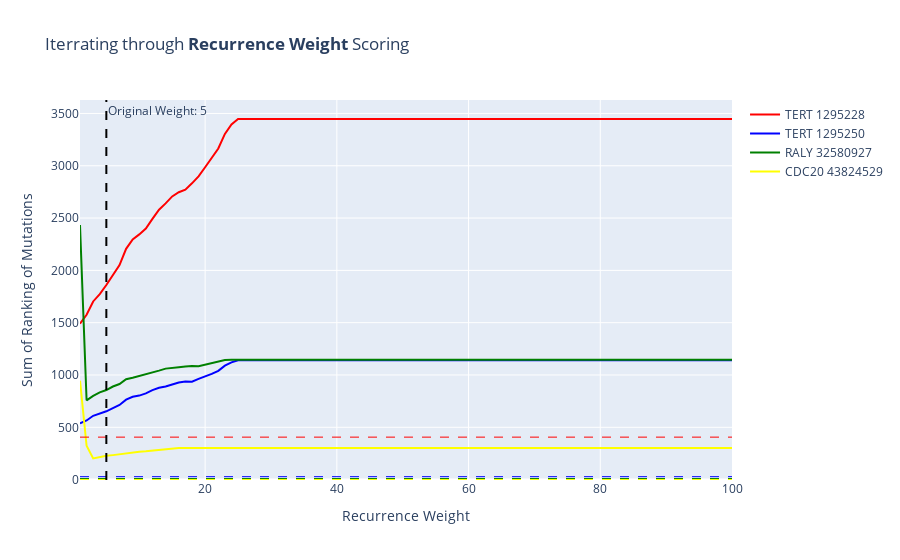
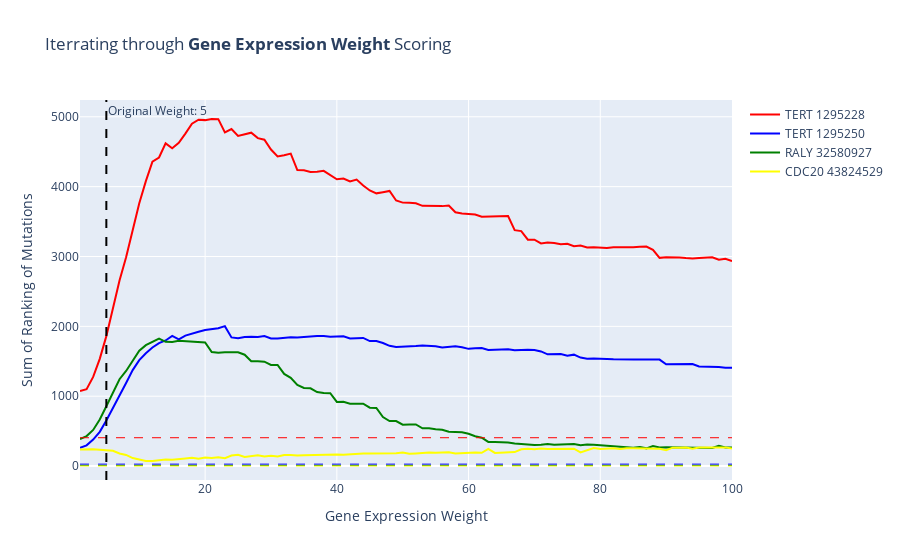
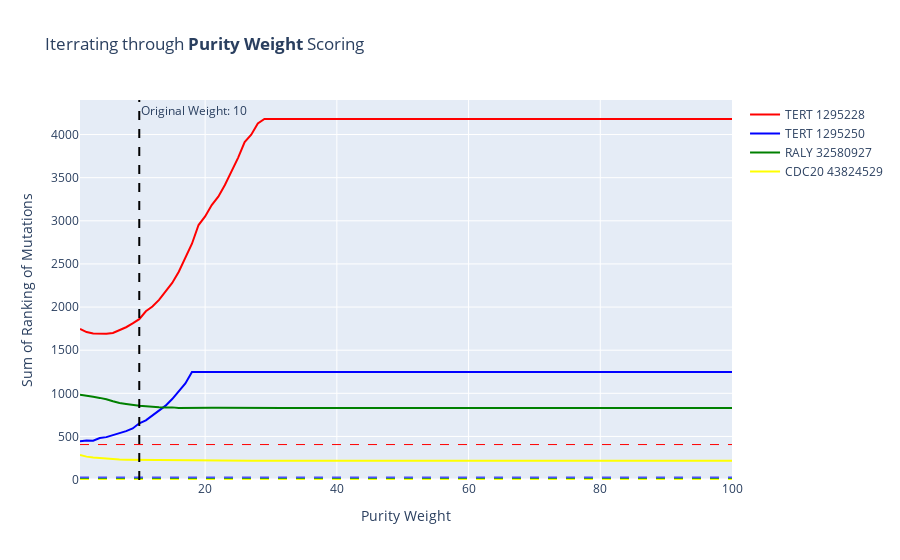
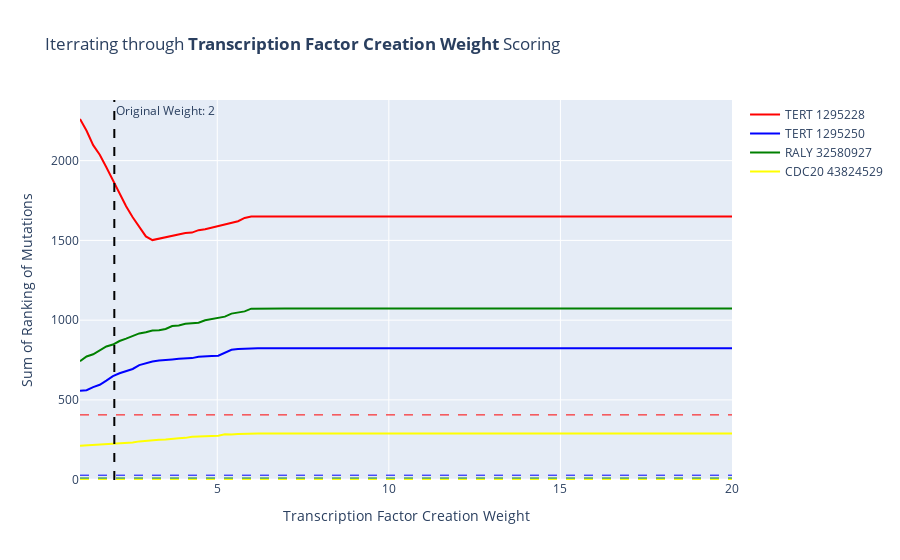

Notebook cell for these charts, in order:
### Code cell
# Iterate through the recurrence scoring.
with open("../../examples/results/configuration_file.json", "r") as f:
    scoring_weights = json.load(f)
    scoring_weights = scoring_weights["REMIND-Cancer_scoring_weights"]

# scoring_weights["genomic"]["recurrence"]["weight_maximum"] = 10000

weight_mapping = {
    "Recurrence Weight": {
        "attribute": ["genomic", "recurrence", "weight_per_recurrent_mutation"],
        "range": np.linspace(1, 100, 100),
        "original_weight": scoring_weights["genomic"]["recurrence"]["weight_per_recurrent_mutation"],
    },
    "Gene Expression Weight": {
        "attribute": ["transcriptomic", "gene_expression", "weight_per_unit_of_expression"],
        "range": np.linspace(1, 100, 100),
        "original_weight": scoring_weights["transcriptomic"]["gene_expression"]["weight_per_unit_of_expression"],
    },
    "Purity Weight": {
        "attribute": ["genomic", "purity", "purity_weight"],
        "range": np.linspace(1, 100, 100),
        "original_weight": scoring_weights["genomic"]["purity"]["purity_weight"],
    },
    "Transcription Factor Creation Weight": {
        "attribute": ["genomic", "tfbs", "creation_weight_per_tfbs"],
        "range": np.linspace(1, 20, 100),
        "original_weight": scoring_weights["genomic"]["tfbs"]["creation_weight_per_tfbs"],
    },
    "Transcription Factor Destruction Weight": {
        "attribute": ["genomic", "tfbs", "destruction_weight_per_tfbs"],
        "range": np.linspace(1, 20, 100),
        "original_weight": scoring_weights["genomic"]["tfbs"]["destruction_weight_per_tfbs"],
    },
    "Allele Frequency Weight": {
        "attribute": ["genomic", "allele_frequency", "af_weight"],
        "range": np.linspace(1, 50, 100),
        "original_weight": scoring_weights["genomic"]["allele_frequency"]["af_weight"],
    },
    "CGC Weight": {
        "attribute": ["annotations", "cgc", "weight"],
        "range": np.linspace(1, 50, 100),
        "original_weight": scoring_weights["annotations"]["cgc"]["weight"],
    },
    "Open Chromatin Weight": {
        "attribute": ["annotations", "open_chromatin", "weight"],
        "range": np.linspace(1, 50, 100),
        "original_weight": scoring_weights["annotations"]["open_chromatin"]["weight"],
    }
 }


for name in weight_mapping:
    fig = go.Figure()

    for gene, position, color in [
        ("TERT", 1295228, "red"), 
        ("TERT", 1295250, "blue"), 
        ("RALY", 32580927, "green"), 
        ("CDC20", 43824529, "yellow")
    ]:
        x_axis_scoring_range = weight_mapping[name]["range"]
        y_axis_score = []

        for x in tqdm(x_axis_scoring_range, desc=f"Calculating scores for {gene} at position {position}"):
            scoring_weights_temp = deepcopy(scoring_weights)
            scoring_weights_temp[
                weight_mapping[name]["attribute"][0]
            ][
                weight_mapping[name]["attribute"][1]
            ][
                weight_mapping[name]["attribute"][2]
            ] = x
            data_temp = _add_remind_cancer_score(
                dataframe=data.copy(),
                remind_cancer_scoring_weights=scoring_weights_temp,
                ge_column="FPKM_Z_score"
            )

            y = get_rank_sum(data_temp, gene, position)
            y_axis_score.append(y)

        fig.add_trace(
            go.Scatter(
                x=x_axis_scoring_range,
                y=y_axis_score,
                mode="lines",
                name=f"{gene} {position}",
                marker=dict(
                    size=10,
                    color=color,
                )
            )
        )

        # Add the best theoretical score.
        best_score = np.sum(
            data[
                (data["GENE"] == gene) & (data["POS"] == position)
            ].reset_index(drop=True).index + 1
        )

        fig.add_hline(
            y=best_score,
            line=dict(color=color, width=1, dash="dash"),
            # annotation_text=f"Best Score: {best_score}",
            # name=f"Best Score {gene} {position}"
        )

    fig.update_layout(
        title=f"Iterrating through <b>{name}</b> Scoring",
        xaxis_title=name,
        yaxis_title="Sum of Ranking of Mutations",
        showlegend=True
    )

    fig.add_vline(
        x = weight_mapping[name]["original_weight"],
        line=dict(color="black", width=2, dash="dash"),
        annotation_text=f"Original Weight: {weight_mapping[name]['original_weight']}",
    )

    fig.show()
